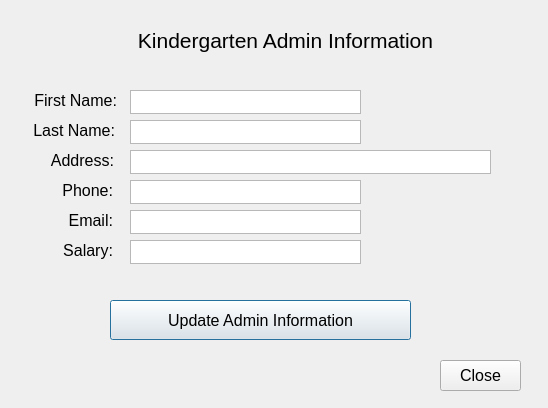
<?xml version="1.0" encoding="UTF-8"?>
<ui version="4.0">
 <class>FormAdmin</class>
 <widget class="QDialog" name="FormAdmin">
  <property name="geometry">
   <rect>
    <x>0</x>
    <y>0</y>
    <width>548</width>
    <height>408</height>
   </rect>
  </property>
  <property name="windowTitle">
   <string>Dialog</string>
  </property>
  <widget class="QLabel" name="label">
   <property name="geometry">
    <rect>
     <x>26</x>
     <y>90</y>
     <width>91</width>
     <height>20</height>
    </rect>
   </property>
   <property name="font">
    <font>
     <pointsize>12</pointsize>
     <weight>50</weight>
     <bold>false</bold>
    </font>
   </property>
   <property name="layoutDirection">
    <enum>Qt::LeftToRight</enum>
   </property>
   <property name="text">
    <string>First Name:</string>
   </property>
   <property name="alignment">
    <set>Qt::AlignRight|Qt::AlignTrailing|Qt::AlignVCenter</set>
   </property>
  </widget>
  <widget class="QTextEdit" name="textFName">
   <property name="geometry">
    <rect>
     <x>130</x>
     <y>90</y>
     <width>231</width>
     <height>24</height>
    </rect>
   </property>
   <property name="font">
    <font>
     <pointsize>9</pointsize>
    </font>
   </property>
  </widget>
  <widget class="QLabel" name="label_2">
   <property name="geometry">
    <rect>
     <x>90</x>
     <y>10</y>
     <width>391</width>
     <height>61</height>
    </rect>
   </property>
   <property name="font">
    <font>
     <pointsize>16</pointsize>
     <weight>50</weight>
     <bold>false</bold>
    </font>
   </property>
   <property name="layoutDirection">
    <enum>Qt::LeftToRight</enum>
   </property>
   <property name="text">
    <string>Kindergarten Admin Information</string>
   </property>
   <property name="alignment">
    <set>Qt::AlignCenter</set>
   </property>
  </widget>
  <widget class="QTextEdit" name="textLName">
   <property name="geometry">
    <rect>
     <x>130</x>
     <y>120</y>
     <width>231</width>
     <height>24</height>
    </rect>
   </property>
   <property name="font">
    <font>
     <pointsize>9</pointsize>
    </font>
   </property>
  </widget>
  <widget class="QLabel" name="label_3">
   <property name="geometry">
    <rect>
     <x>24</x>
     <y>120</y>
     <width>91</width>
     <height>20</height>
    </rect>
   </property>
   <property name="font">
    <font>
     <pointsize>12</pointsize>
     <weight>50</weight>
     <bold>false</bold>
    </font>
   </property>
   <property name="layoutDirection">
    <enum>Qt::LeftToRight</enum>
   </property>
   <property name="text">
    <string>Last Name:</string>
   </property>
   <property name="alignment">
    <set>Qt::AlignRight|Qt::AlignTrailing|Qt::AlignVCenter</set>
   </property>
  </widget>
  <widget class="QLabel" name="label_4">
   <property name="geometry">
    <rect>
     <x>23</x>
     <y>150</y>
     <width>91</width>
     <height>20</height>
    </rect>
   </property>
   <property name="font">
    <font>
     <pointsize>12</pointsize>
     <weight>50</weight>
     <bold>false</bold>
    </font>
   </property>
   <property name="layoutDirection">
    <enum>Qt::LeftToRight</enum>
   </property>
   <property name="text">
    <string>Address:</string>
   </property>
   <property name="alignment">
    <set>Qt::AlignRight|Qt::AlignTrailing|Qt::AlignVCenter</set>
   </property>
  </widget>
  <widget class="QTextEdit" name="textAdd">
   <property name="geometry">
    <rect>
     <x>130</x>
     <y>150</y>
     <width>361</width>
     <height>24</height>
    </rect>
   </property>
   <property name="font">
    <font>
     <pointsize>9</pointsize>
    </font>
   </property>
  </widget>
  <widget class="QTextEdit" name="textPhone">
   <property name="geometry">
    <rect>
     <x>130</x>
     <y>180</y>
     <width>231</width>
     <height>24</height>
    </rect>
   </property>
   <property name="font">
    <font>
     <pointsize>9</pointsize>
    </font>
   </property>
  </widget>
  <widget class="QLabel" name="label_5">
   <property name="geometry">
    <rect>
     <x>22</x>
     <y>180</y>
     <width>91</width>
     <height>20</height>
    </rect>
   </property>
   <property name="font">
    <font>
     <pointsize>12</pointsize>
     <weight>50</weight>
     <bold>false</bold>
    </font>
   </property>
   <property name="layoutDirection">
    <enum>Qt::LeftToRight</enum>
   </property>
   <property name="text">
    <string>Phone:</string>
   </property>
   <property name="alignment">
    <set>Qt::AlignRight|Qt::AlignTrailing|Qt::AlignVCenter</set>
   </property>
  </widget>
  <widget class="QLabel" name="label_6">
   <property name="geometry">
    <rect>
     <x>22</x>
     <y>210</y>
     <width>91</width>
     <height>20</height>
    </rect>
   </property>
   <property name="font">
    <font>
     <pointsize>12</pointsize>
     <weight>50</weight>
     <bold>false</bold>
    </font>
   </property>
   <property name="layoutDirection">
    <enum>Qt::LeftToRight</enum>
   </property>
   <property name="text">
    <string>Email:</string>
   </property>
   <property name="alignment">
    <set>Qt::AlignRight|Qt::AlignTrailing|Qt::AlignVCenter</set>
   </property>
  </widget>
  <widget class="QTextEdit" name="textEmail">
   <property name="geometry">
    <rect>
     <x>130</x>
     <y>210</y>
     <width>231</width>
     <height>24</height>
    </rect>
   </property>
   <property name="font">
    <font>
     <pointsize>9</pointsize>
    </font>
   </property>
  </widget>
  <widget class="QLabel" name="label_7">
   <property name="geometry">
    <rect>
     <x>22</x>
     <y>240</y>
     <width>91</width>
     <height>20</height>
    </rect>
   </property>
   <property name="font">
    <font>
     <pointsize>12</pointsize>
     <weight>50</weight>
     <bold>false</bold>
    </font>
   </property>
   <property name="layoutDirection">
    <enum>Qt::LeftToRight</enum>
   </property>
   <property name="text">
    <string>Salary:</string>
   </property>
   <property name="alignment">
    <set>Qt::AlignRight|Qt::AlignTrailing|Qt::AlignVCenter</set>
   </property>
  </widget>
  <widget class="QTextEdit" name="textSalary">
   <property name="geometry">
    <rect>
     <x>130</x>
     <y>240</y>
     <width>231</width>
     <height>24</height>
    </rect>
   </property>
   <property name="font">
    <font>
     <pointsize>9</pointsize>
    </font>
   </property>
  </widget>
  <widget class="QPushButton" name="btnUpdate">
   <property name="geometry">
    <rect>
     <x>110</x>
     <y>300</y>
     <width>301</width>
     <height>40</height>
    </rect>
   </property>
   <property name="font">
    <font>
     <pointsize>12</pointsize>
    </font>
   </property>
   <property name="text">
    <string>Update Admin Information</string>
   </property>
  </widget>
  <widget class="QPushButton" name="btnExit">
   <property name="geometry">
    <rect>
     <x>440</x>
     <y>360</y>
     <width>81</width>
     <height>31</height>
    </rect>
   </property>
   <property name="font">
    <font>
     <pointsize>12</pointsize>
    </font>
   </property>
   <property name="text">
    <string>Close</string>
   </property>
  </widget>
 </widget>
 <resources/>
 <connections/>
</ui>
